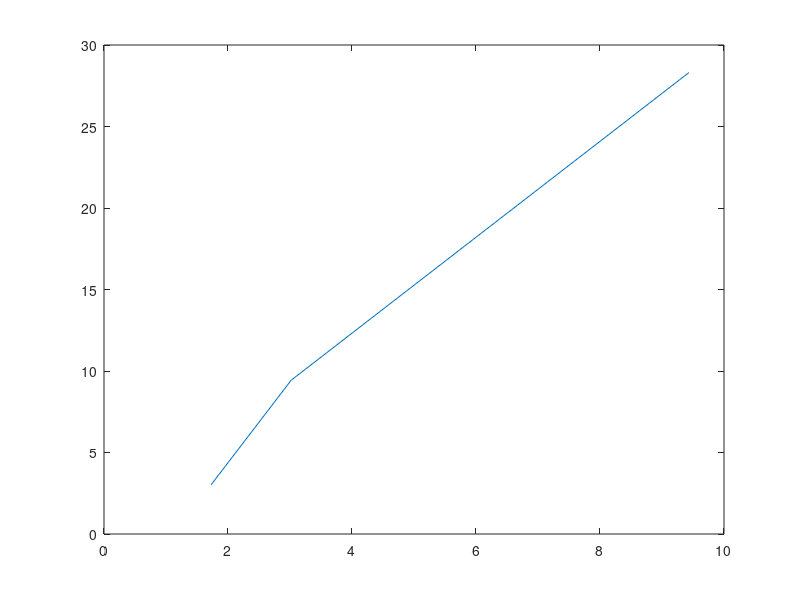

Recreate this plot in MATLAB.
x0=2.5;
maxIter=50;
tolX=1e-4;

%%Computation using Newton Raphson
x=x0;
xold=x0;
for i=1:maxIter
  f=x^3-4*x-9;
  df=-1+1/x;
  x=x-f/df;

  err(i)=abs(x-xold);
  xold=x;
  if (err(i)<tolX) || (i>maxIter)
    break;
  end
end
X=['Value of x is ',' ', num2str(x), ' after',' ' ,num2str(i),'  iterations'];
disp(X)
prevErr=err(1:3);
CurErr=err(2:4);
disp('-----------------------------Previous and Current Errors-------------')
disp([prevErr;CurErr])
disp('-----------------Log of Previous and Current Errors---------------')
disp([log(prevErr);log(CurErr)])
plot(log(prevErr),log(CurErr))




